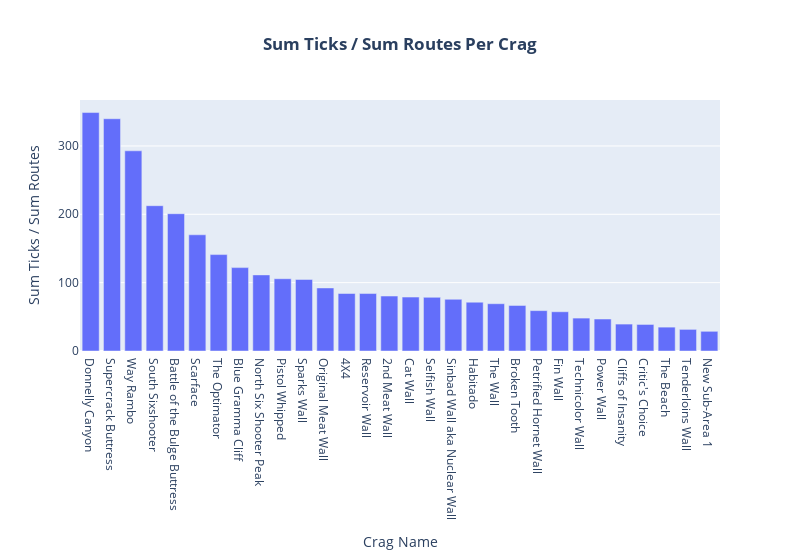

The notebook cell saved with this chart:
### Code cell
tot = df.groupby('Location')['Num Ticks'].sum() / df.groupby('Location')['Route'].count()
tot=tot[tot.index.str.contains("Bridger")==False]
tot=tot.sort_values(ascending=False).to_frame().reset_index()[0:30]
tot['Location'] = tot['Location'].apply(lambda x: x.split('>')[0])
tot.rename(columns={0: 'Norm'}, inplace=True)
tot
fig = px.bar(tot, x='Location', y='Norm', title="<b>Sum Ticks / Sum Routes Per Crag</b>", width=800)
fig.update_xaxes(title='Crag Name')
fig.update_yaxes(title='Sum Ticks / Sum Routes')
fig.update_layout(title_x=0.5)
fig.write_html('NumTicksNorm_Walls.html')
fig

### Figure 1 — Plotly figure (JSON) as saved in the notebook; plotly's stock layout.template omitted (floating-point values rounded to 4 significant figures)
{"data": [{"alignmentgroup": "True", "hovertemplate": "Location=%{x}<br>Norm=%{y}<extra></extra>", "legendgroup": "", "marker": {"color": "#636efa", "pattern": {"shape": ""}}, "name": "", "offsetgroup": "", "orientation": "v", "showlegend": false, "textposition": "auto", "type": "bar", "x": ["Donnelly Canyon ", "Supercrack Buttress ", "Way Rambo ", "South Sixshooter ", "Battle of the Bulge Buttress ", "Scarface ", "The Optimator ", "Blue Gramma Cliff ", "North Six Shooter Peak ", "Pistol Whipped ", "Sparks Wall ", "Original Meat Wall ", "4X4 ", "Reservoir Wall ", "2nd Meat Wall ", "Cat Wall ", "Selfish Wall ", "Sinbad Wall aka Nuclear Wall ", "Habitado ", "The Wall ", "Broken Tooth ", "Petrified Hornet Wall ", "Fin Wall ", "Technicolor Wall ", "Power Wall ", "Cliffs of Insanity ", "Critic's Choice ", "The Beach ", "Tenderloins Wall ", "New Sub-Area 1 "], "xaxis": "x", "y": [348.9, 339.8, 292.9, 212.6, 200.9, 170.0, 141.1, 122, 111.3, 105.7, 104.7, 92.25, 84.11, 84.07, 80.38, 78.89, 78.5, 75.64, 71.36, 69.18, 66.62, 59.08, 57.42, 48.15, 46.78, 39.39, 38.85, 34.93, 31.63, 28.8], "yaxis": "y"}], "layout": {"barmode": "relative", "legend": {"tracegroupgap": 0}, "title": {"text": "<b>Sum Ticks / Sum Routes Per Crag</b>", "x": 0.5}, "width": 800, "xaxis": {"anchor": "y", "domain": [0, 1], "title": {"text": "Crag Name"}}, "yaxis": {"anchor": "x", "domain": [0, 1], "title": {"text": "Sum Ticks / Sum Routes"}}}}
